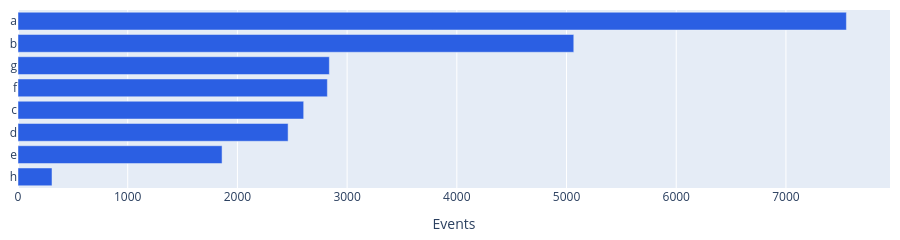

This figure's notebook cell:
### Code cell
kairo.plot_activity_frequency(stats).show()

### Figure 1 — Plotly figure (JSON) as saved in the notebook; plotly's stock layout.template omitted (floating-point values rounded to 4 significant figures)
{"data": [{"hovertemplate": "%{y}<br>%{x:,} events<extra></extra>", "marker": {"color": "#2B5FE3"}, "orientation": "h", "type": "bar", "x": [310, 1860, 2462, 2604, 2820, 2838, 5066, 7551], "y": ["h", "e", "d", "c", "f", "g", "b", "a"]}], "layout": {"height": 224, "margin": {"b": 10, "l": 10, "r": 10, "t": 10}, "xaxis": {"title": {"text": "Events"}}, "yaxis": {"title": {}}}}
